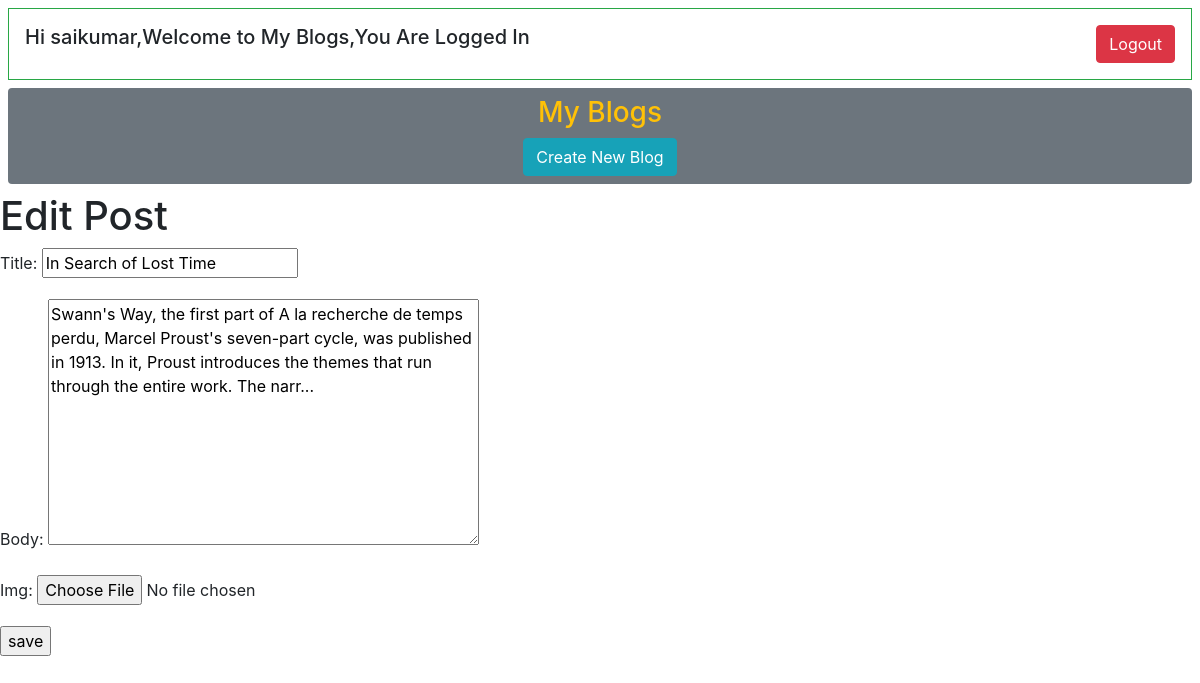
Page /post/17/edit (signed in) on the committed database.
### ecom_app/models.py (models this page shows, shortened)
class Post(models.Model):
    title=models.CharField(max_length=200)
    author=models.ForeignKey('auth.user',on_delete=models.CASCADE)
    img = models.ImageField(upload_to = 'static\images',blank=True,null=True)
    body=models.TextField()

### ecom_app/views.py (the view)
# urls.py: path('post/<int:pk>/edit',BlogUpdateView.as_view(),name="post_edit"),
class BlogUpdateView(UpdateView):
    model = Post
    template_name = "post_edit.html"
    fields=['title','body','img']

### templates/post_edit.html
{% extends 'home.html' %}
{% block content %}
<h1>Edit Post</h1>
<form action="" method="post" enctype="multipart/form.data">{% csrf_token %}
    {{form.as_p}}
    <input type="submit" value="save"/>
</form>
{% endblock content %}

### templates/base.html (shortened to what this page needs)
{% load static %}
<html lang="en">
<head>
    <link rel="stylesheet" href="https://stackpath.bootstrapcdn.com/bootstrap/4.5.2/css/bootstrap.min.css">
    <link rel ="stylesheet" href ="{% static 'css\index.css' %}">
</head>
<body>
        {% if user.is_authenticated  %}
            <div class="d-flex justify-content-between border border-success p-3 m-2">
                <h5>Hi {{user.username}},Welcome to My Blogs,You Are Logged In</h5>
                <a href="{% url 'login' %}"><button class="btn btn-danger">Logout</button></a>
            </div>
            <div class = "d-flex flex-column align-items-center rounded p-2 m-2 bg-secondary" >
                <div>
                    <a href="{% url 'BlogView' %}"><h3 class="text-warning">My Blogs</h3></a>
                </div>
                <div>
                    <a href="{% url 'post_new' %}"><button type="button" class="btn btn-info ">Create New Blog</button>                </a>
                </div>
            </div>
        {% block content %}
        {% endblock content %}
        <!--{% else %}
            <div class="bg-light text-center h-50 d-flex flex-column justify-content-center h-100">
                <h4 class="text-danger">You Are Logged out,Please Login.</h4>
                <a href="{% url 'login' %}"><button class="btn btn-success">Login</button></a>-->
            </div>
        {% endif %}
        </div>
</body>
</html>

### rows in the picture
Post: title "In Search of Lost Time", body "Swann's Way, the first part of A la recherche de temps perdu, Marcel Proust's seven-part cycle, was published in 1913. In it, Proust introduces the themes that run through the entire work. The narr..."

### other values in the picture
{{ user.username }} "saikumar"
